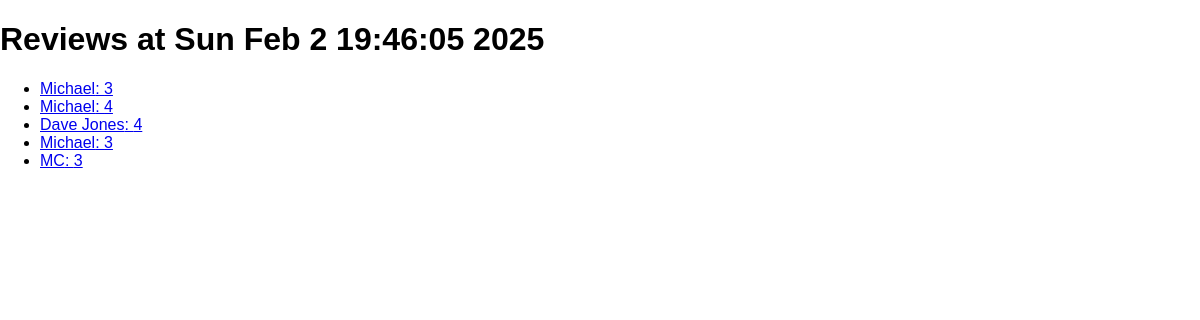
Page /reviews on the earlier database version.
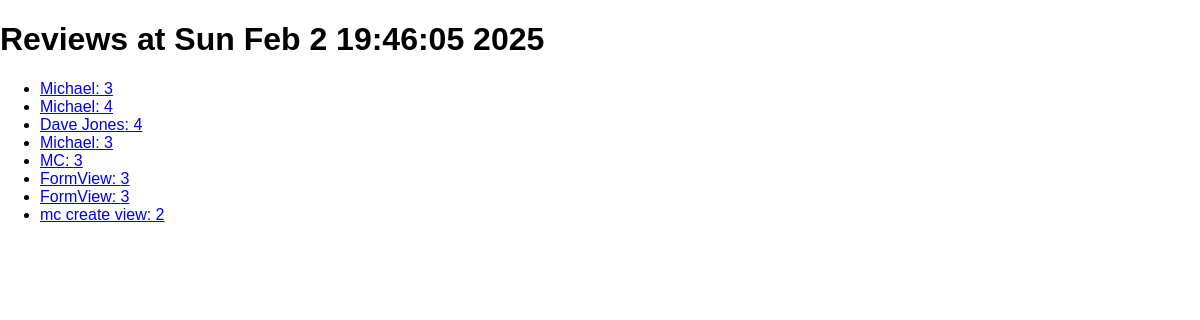
Same page on the later database version.
### reviews/models.py (models this page shows, shortened)
class Review(models.Model):
    username = models.CharField(max_length=100, null=False)
    review = models.TextField(max_length=200, null=True)
    rating = models.IntegerField(
        validators=[MinValueValidator(1), MaxValueValidator(5)], null=False
    )

### reviews/views.py (the view)
# urls.py: path("reviews", views.ReviewListView.as_view(), name="review-list"),
class ReviewListView(ListView):
    template_name = "reviews/review_list.html"
    model = Review
    context_object_name = "reviews"
    def get_context_data(self, **kwargs):
        context = super().get_context_data(**kwargs)
        now = str(time.asctime(time.localtime()))
        context["now"] = now
        return context

### reviews/templates/reviews/review_list.html (shortened to what this page needs)
{% extends "reviews/base.html" %}
{% block content %}
    <h1>Reviews at {{ now }}</h1>
    <ul>
        {% for review in reviews %}
            <li><a href="{% url "review-detail" review.id %}">{{ review.username }}: {{ review.rating }}</a></li>
        {% endfor %}
    </ul>
{% endblock %}

### reviews/templates/reviews/base.html (shortened to what this page needs)
{% load static %}
<!doctype html>
<html lang="en">
<head>
    <link rel="stylesheet" href="{% static "reviews/styles.css" %}">
</head>
<body>
{% block content %}Default Body Content{% endblock %}
</body>
</html>

### reviews/static/reviews/styles.css (style rules this page uses)
body { font-family: sans-serif; margin: 0; }

Differences in the rows shown:
added Review: username "FormView", rating "3"
added Review: username "FormView", rating "3"
added Review: username "mc create view", rating "2"
